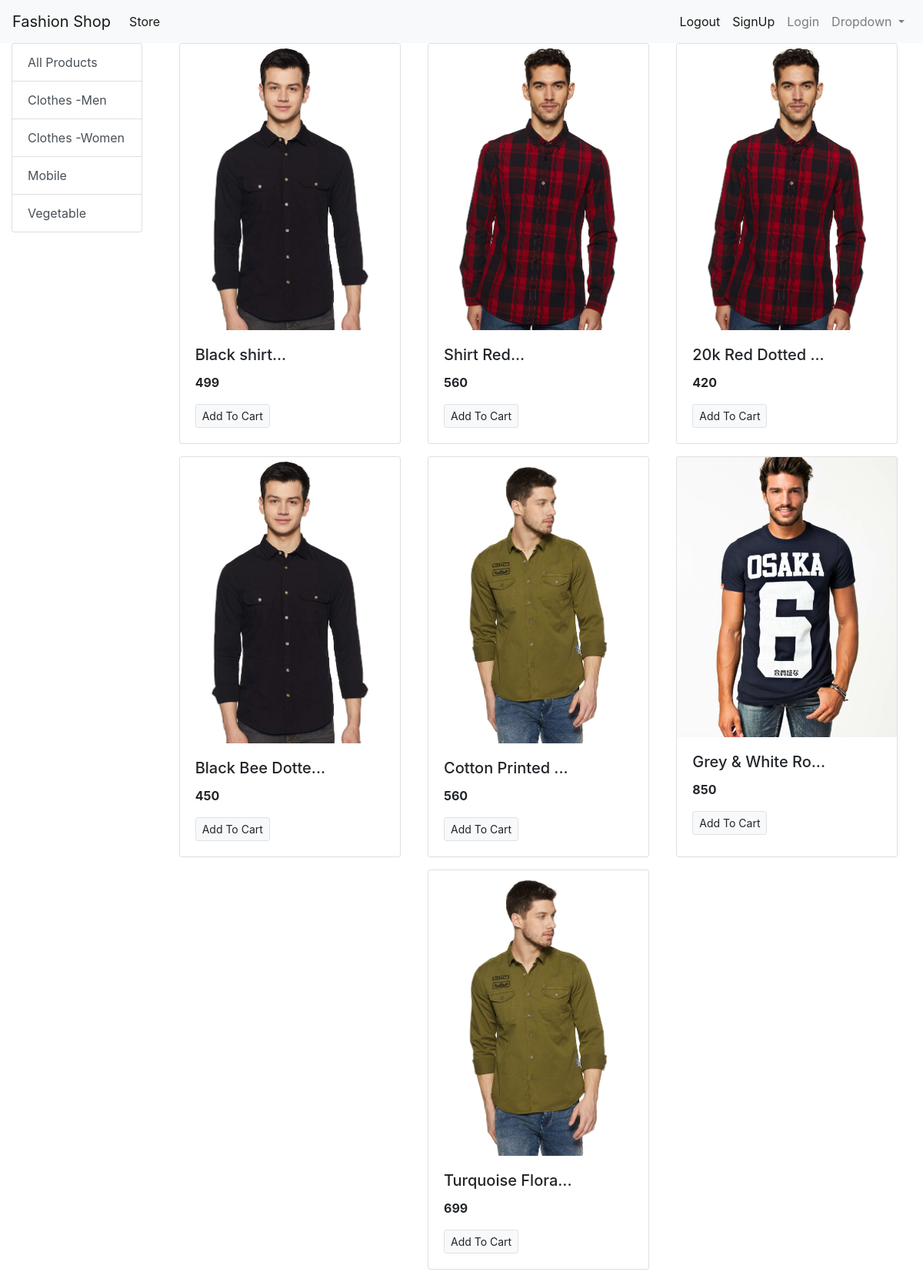
/?category=1, run on the app's committed database.
### store/models/category.py (models this page shows, shortened)
class Category(models.Model):
    name = models.CharField(max_length=50)
    @staticmethod
    def get_all_categories():
        return Category.objects.all()

### store/models/product.py (models this page shows, shortened)
class Product(models.Model):
    name = models.CharField(max_length=50)
    price = models.IntegerField(default=0)
    description = models.CharField(max_length=200, default="", null=True, blank=True)
    image = models.ImageField(upload_to="uploads/products/")
    category = models.ForeignKey(Category, on_delete=models.CASCADE, default=1)
    @staticmethod
    def get_all_products_by_categoryid(category_id):
        if category_id:
            return Product.objects.filter(category=category_id)
        else:
            return Product.get_all_products()

### store/views/home.py (the view)
# urls.py: path("", index, name='homepage'),
def index(request):
    products = None
    categories = Category.get_all_categories()
    categoryID = request.GET.get('category')
    if categoryID:
        products = Product.get_all_products_by_categoryid(categoryID)
    else:
        products = Product.get_all_products()
    data = {}
    data['products'] = products
    data['categories'] = categories
    print('you are :', request.session.get('email'))
    return render(request, 'index.html', data)

### store/templates/index.html
{% extends "base.html" %}
{% block content %}
<div class="container-fluid mt-3-8">
  <div class="row">
    <div class="col-lg-2 mx-auto">
      <div class="list-group">
        <a
        href="/?category={{category.id}}"
        class="list-group-item list-group-item-action"
        >All Products</a
      >
        {% for category in categories %}
        <a
          href="/?category={{category.id}}"
          class="list-group-item list-group-item-action"
          >{{category.name}}</a
        >
        {% endfor %}
      </div>
    </div>
    <div id="products" class="col-lg-10 mx-auto">
      <div class="row mx-auto">
        {% for product in products %}
        <div class="card mx-auto mb-3" style="width: 18rem">
          <img
            class="card-img-top"
            src="{{product.image.url}}"
            alt="Card image cap"
          />
          <div class="card-body">
            <h5 class="card-title">{{product.name| slice:'0:15'}}...</h5>
            <p class="card-text"><b>{{product.price}}</b></p>
            <a href="" class="btn btn-light border btn-sm">Add To Cart</a>
          </div>
        </div>
        {% endfor %}
      </div>
    </div>
  </div>
</div>
{% endblock content %}

### data on the page
Category: name "Clothes -Men"
Category: name "Clothes -Women"
Category: name "Mobile"
Category: name "Vegetable"
Product: image (picture), name "Black shirt", price "499"
Product: image (picture), name "Shirt Red", price "560"
Product: image (picture), name "20k Red Dotted", price "420"
Product: image (picture), name "Black Bee Dotte", price "450"
Product: image (picture), name "Cotton Printed", price "560"
Product: image (picture), name "Grey & White Ro", price "850"
Product: image (picture), name "Turquoise Flora", price "699"
